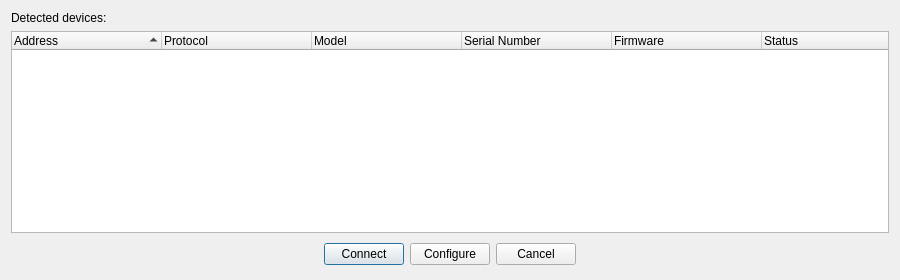
<?xml version="1.0" encoding="UTF-8"?>
<ui version="4.0">
 <class>ConnectionDialog</class>
 <widget class="QDialog" name="ConnectionDialog">
  <property name="geometry">
   <rect>
    <x>0</x>
    <y>0</y>
    <width>900</width>
    <height>280</height>
   </rect>
  </property>
  <property name="windowTitle">
   <string>Establish Connection</string>
  </property>
  <layout class="QVBoxLayout" name="verticalLayout">
   <item>
    <widget class="QLabel" name="label">
     <property name="text">
      <string>Detected devices:</string>
     </property>
    </widget>
   </item>
   <item>
    <widget class="QTreeWidget" name="hostsList">
     <property name="alternatingRowColors">
      <bool>true</bool>
     </property>
     <property name="rootIsDecorated">
      <bool>false</bool>
     </property>
     <property name="uniformRowHeights">
      <bool>false</bool>
     </property>
     <property name="itemsExpandable">
      <bool>false</bool>
     </property>
     <property name="sortingEnabled">
      <bool>true</bool>
     </property>
     <property name="columnCount">
      <number>6</number>
     </property>
     <attribute name="headerCascadingSectionResizes">
      <bool>false</bool>
     </attribute>
     <attribute name="headerDefaultSectionSize">
      <number>150</number>
     </attribute>
     <attribute name="headerHighlightSections">
      <bool>false</bool>
     </attribute>
     <attribute name="headerShowSortIndicator" stdset="0">
      <bool>true</bool>
     </attribute>
     <attribute name="headerStretchLastSection">
      <bool>true</bool>
     </attribute>
     <column>
      <property name="text">
       <string>Address</string>
      </property>
     </column>
     <column>
      <property name="text">
       <string>Protocol</string>
      </property>
     </column>
     <column>
      <property name="text">
       <string>Model</string>
      </property>
     </column>
     <column>
      <property name="text">
       <string>Serial Number</string>
      </property>
     </column>
     <column>
      <property name="text">
       <string>Firmware</string>
      </property>
     </column>
     <column>
      <property name="text">
       <string>Status</string>
      </property>
     </column>
    </widget>
   </item>
   <item>
    <widget class="QWidget" name="widget" native="true">
     <layout class="QHBoxLayout" name="horizontalLayout_2">
      <property name="topMargin">
       <number>4</number>
      </property>
      <property name="bottomMargin">
       <number>4</number>
      </property>
      <item>
       <spacer name="horizontalSpacer_3">
        <property name="orientation">
         <enum>Qt::Horizontal</enum>
        </property>
        <property name="sizeHint" stdset="0">
         <size>
          <width>40</width>
          <height>20</height>
         </size>
        </property>
       </spacer>
      </item>
      <item>
       <widget class="QPushButton" name="connectButton">
        <property name="text">
         <string>Connect</string>
        </property>
        <property name="default">
         <bool>true</bool>
        </property>
       </widget>
      </item>
      <item>
       <widget class="QPushButton" name="configButton">
        <property name="text">
         <string>Configure</string>
        </property>
       </widget>
      </item>
      <item>
       <widget class="QPushButton" name="cancelButton">
        <property name="text">
         <string>Cancel</string>
        </property>
       </widget>
      </item>
      <item>
       <spacer name="horizontalSpacer_4">
        <property name="orientation">
         <enum>Qt::Horizontal</enum>
        </property>
        <property name="sizeHint" stdset="0">
         <size>
          <width>40</width>
          <height>20</height>
         </size>
        </property>
       </spacer>
      </item>
     </layout>
    </widget>
   </item>
  </layout>
 </widget>
 <resources/>
 <connections/>
</ui>
